Frame 1 (no input): blank canvas, image omitted
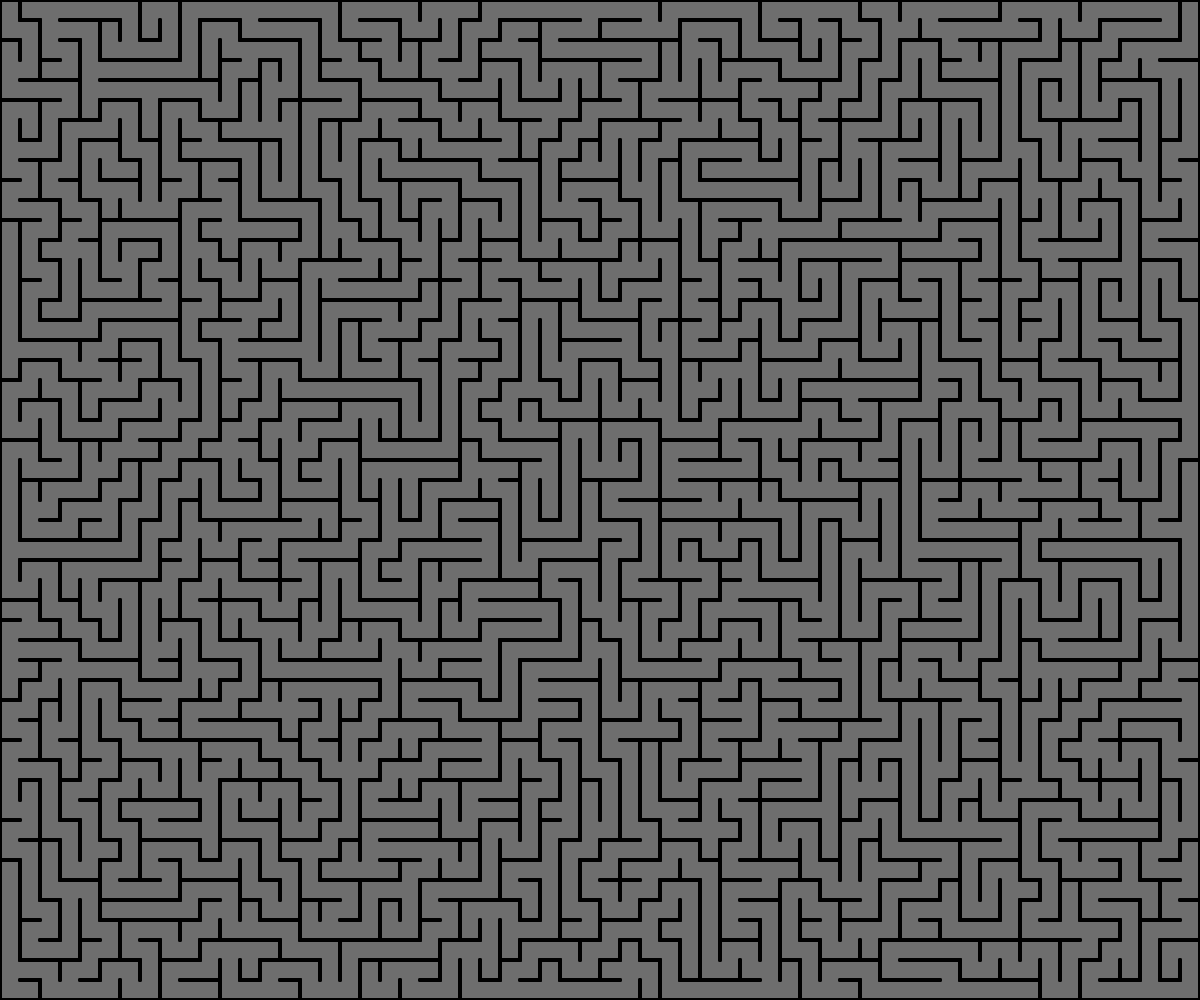
Frame 60 (no input)
Frame 120 (the mouse pressed at the canvas centre since frame 60): identical to frame 60, image omitted

The p5.js sketch that drew this single still picture (run headless with seeded random() and noise() and a simulated clock; from frame 60 on, the mouse is pressed at the canvas centre):

// p5.js sketch
// ── sketch.js
let cols, rows;
let cell_size = 20; // Width and height of each cell
let grid = [];
let stack = [];

var maze_graphics;

function setup() {
    createCanvas(window.innerWidth, window.innerHeight);
    cols = floor(width / cell_size);
    rows = floor(height / cell_size);

    // Initialize grid with cells
    for (let j = 0; j < rows; j++) {
        for (let i = 0; i < cols; i++) {
            let cell = new Cell(i, j);
            grid.push(cell);
        }
    }

    maze_graphics = createGraphics(window.innerWidth, window.innerHeight);
    generate_maze();
}

function generate_maze() {
    // Reset visited property for each cell
    for (let i = 0; i < grid.length; i++) {
        grid[i].visited = false;
        grid[i].walls = [true, true, true, true];
    }

    // Set starting cell
    let start = grid[0];
    start.visited = true;

    // Reset stack
    stack = [];
    stack.push(start);

    // Recursive backtracking algorithm
    while (stack.length > 0) {
        let current = stack[stack.length - 1];
        current.visited = true;
        let next = current.check_neighbors();

        if (next) {
            next.visited = true;
            stack.push(next);
            remove_walls(current, next);
        } else {
            stack.pop();
        }
    }
}

function draw() {
    image(maze_graphics, 0, 0);
    // Change background color here if needed
    maze_graphics.background(110);

    // Display the final result
    for (let i = 0; i < grid.length; i++) {
        grid[i].show();
    }
}

function keyPressed() {
    if (keyCode === 32) { // Check if the key pressed is the space key
        generate_maze();
    }
}

function index(i, j) {
    if (i < 0 || j < 0 || i >= cols || j >= rows) {
        return -1;
    }
    return i + j * cols;
}

function remove_walls(a, b) {
    let x = a.i - b.i;
    if (x === 1) {
        a.walls[3] = false;
        b.walls[1] = false;
    } else if (x === -1) {
        a.walls[1] = false;
        b.walls[3] = false;
    }
    let y = a.j - b.j;
    if (y === 1) {
        a.walls[0] = false;
        b.walls[2] = false;
    } else if (y === -1) {
        a.walls[2] = false;
        b.walls[0] = false;
    }
}

// ── cell.js
class Cell {
    constructor(i, j) {
        this.i = i;
        this.j = j;
        this.visited = false;
        this.walls = [true, true, true, true]; // top, right, bottom, left
    }

    check_neighbors() {
        let neighbors = [];

        let top = grid[index(this.i, this.j - 1)];
        let right = grid[index(this.i + 1, this.j)];
        let bottom = grid[index(this.i, this.j + 1)];
        let left = grid[index(this.i - 1, this.j)];

        if (top && !top.visited) {
            neighbors.push(top);
        }
        if (right && !right.visited) {
            neighbors.push(right);
        }
        if (bottom && !bottom.visited) {
            neighbors.push(bottom);
        }
        if (left && !left.visited) {
            neighbors.push(left);
        }

        if (neighbors.length > 0) {
            let r = floor(random(0, neighbors.length));
            return neighbors[r];
        } else {
            return undefined;
        }
    }

    show() {
        let x = this.i * cell_size;
        let y = this.j * cell_size;
        maze_graphics.stroke(0);
        maze_graphics.strokeWeight(4);

        // Top wall
        if (this.walls[0]) {
            maze_graphics.line(x, y, x + cell_size, y);
        }
        // Right wall
        if (this.walls[1]) {
            maze_graphics.line(x + cell_size, y, x + cell_size, y + cell_size);
        }
        // Bottom wall
        if (this.walls[2]) {
            maze_graphics.line(x + cell_size, y + cell_size, x, y + cell_size);
        }
        // Left wall
        if (this.walls[3]) {
            maze_graphics.line(x, y + cell_size, x, y);
        }

        // Highlight current cell
        if (this.visited) {
            maze_graphics.noStroke();
            maze_graphics.noFill();
            maze_graphics.rect(x, y, cell_size, cell_size);
        }
    }
}

// ── player.js
let player_position;
let position_history = [0];
var last_pressed_ms;

function setup_player() {
    player_position = 0; // Set the initial player position
}

function update_player_graphics() {
    if (last_pressed_ms > millis() - 50) return;

    last_pressed_ms = millis();

    var px = get_position_x(player_position);
    var py = get_position_y(player_position);

    if (keyIsDown(UP_ARROW) && !is_wall_present(player_position, 0)) {
        py -= 1;
    } else if (keyIsDown(DOWN_ARROW) && !is_wall_present(player_position, 2)) {
        py += 1;
    } else if (keyIsDown(RIGHT_ARROW) && !is_wall_present(player_position, 1)) {
        px += 1;
    } else if (keyIsDown(LEFT_ARROW) && !is_wall_present(player_position, 3)) {
        px -= 1;
    }

    var new_position = index(px, py);

    if (new_position !== player_position) {
        player_position = new_position;
        position_history.push(new_position);
    }

    var draw_position_x = px * cell_size + cell_size / 2;
    var draw_position_y = py * cell_size + cell_size / 2;

    player_graphics.clear();

    for (let i = 0; i < position_history.length - 1; i++) {
        player_graphics.strokeWeight(cell_size / 3);
        player_graphics.stroke(PLAYER_HISTORY_COLOR);
        var i1 = position_history[i];
        var x1 = get_position_x(i1) * cell_size + cell_size / 2;
        var y1 = get_position_y(i1) * cell_size + cell_size / 2;
        var i2 = position_history[i + 1];
        var x2 = get_position_x(i2) * cell_size + cell_size / 2;
        var y2 = get_position_y(i2) * cell_size + cell_size / 2;
        player_graphics.line(x1, y1, x2, y2);
    }

    player_graphics.strokeWeight(2);
    player_graphics.fill(PLAYER_COLOR);
    player_graphics.stroke(10, 60, 10);
    player_graphics.ellipse(draw_position_x, draw_position_y, cell_size / 2);
}

function check_player_reach_exit() {
    if (player_position === index(cols - 1, rows - 1) && show_alert) {
        show_alert = false;
        if (confirm("Congratulations! You reached the end of the maze!")) {
            restart();
        }
    }
}

function getIndex(x, y) {
    return x + y * cols;
}
function get_position_x(i) {
    return i % cols;
}
function get_position_y(i) {
    return Math.floor(i / cols);
}
